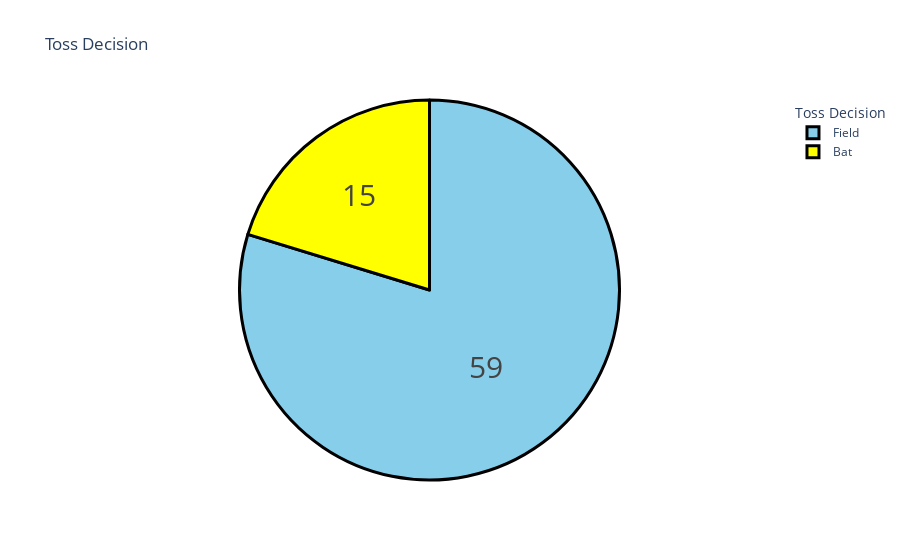

Here is the notebook cell this chart was saved with:
### Markdown cell above
# Batting or fielding by toss winning inIPL 2022

### Code cell
import plotly.graph_objects as go

# Assume 'data' is your DataFrame and 'toss_decision' is the column containing the toss decisions
toss = data["toss_decision"].value_counts()
label = toss.index
counts = toss.values
colors = ['skyblue', 'yellow']

fig = go.Figure(data=[go.Pie(labels=label, values=counts)])
fig.update_layout(
    title_text='Toss Decision',
    showlegend=True,  # Add legend
    legend_title_text='Toss Decision'  # Add legend title
)
fig.update_traces(
    hoverinfo='label+percent', 
    textinfo='value', 
    textfont_size=30,
    marker=dict(
        colors=colors, 
        line=dict(color='black', width=3)
    )
)
fig.show()

### Figure 1 — Plotly figure (JSON) as saved in the notebook; plotly's stock layout.template omitted (floating-point values rounded to 4 significant figures)
{"data": [{"hoverinfo": "label+percent", "labels": ["Field", "Bat"], "marker": {"colors": ["skyblue", "yellow"], "line": {"color": "black", "width": 3}}, "textfont": {"size": 30}, "textinfo": "value", "type": "pie", "values": [59, 15]}], "layout": {"legend": {"title": {"text": "Toss Decision"}}, "showlegend": true, "title": {"text": "Toss Decision"}}}
